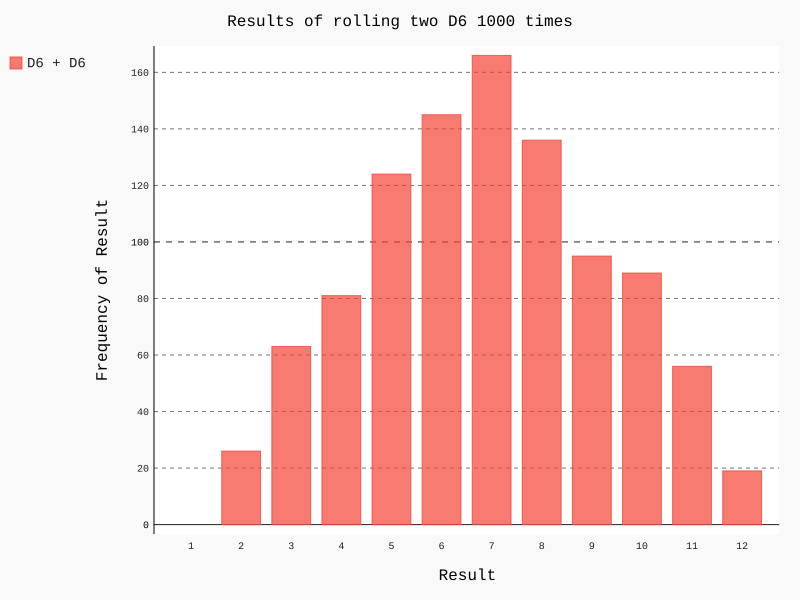

Generate this figure with Python:
from dice.die import Die
import pygal

# create two dices
die_1 = Die()
die_2 = Die()

# throw dices and store results in a list
results = []
for roll_num in range(1000):
    result = die_1.roll()+die_2.roll()
    results.append(result)

# analyze results
frequencies = []
max_result = die_1.num_sides+die_2.num_sides
for value in range(1, max_result + 1):
    frequency = results.count(value)
    frequencies.append(frequency)

# visualize results
hist = pygal.Bar()

hist.title = "Results of rolling two D6 1000 times"
hist.x_labels = ['1', '2', '3', '4', '5', '6', '7', '8', '9', '10', '11', '12']
hist.x_title = "Result"
hist.y_title = "Frequency of Result"

hist.add('D6 + D6', frequencies)
hist.render_to_file('die_visual.svg')

# print results
# for i in range(100):
#     print(results[i], end=' ')
#     if i % 10 == 0:
#         print("\n")
